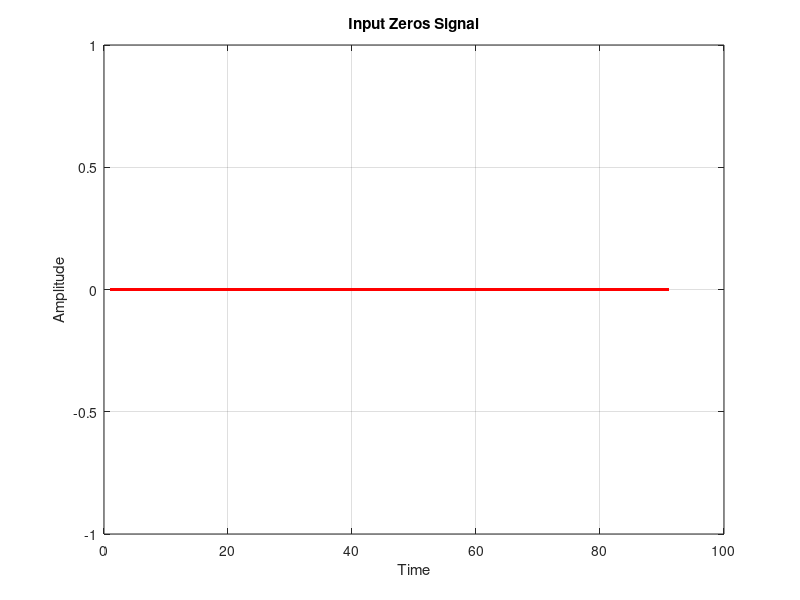
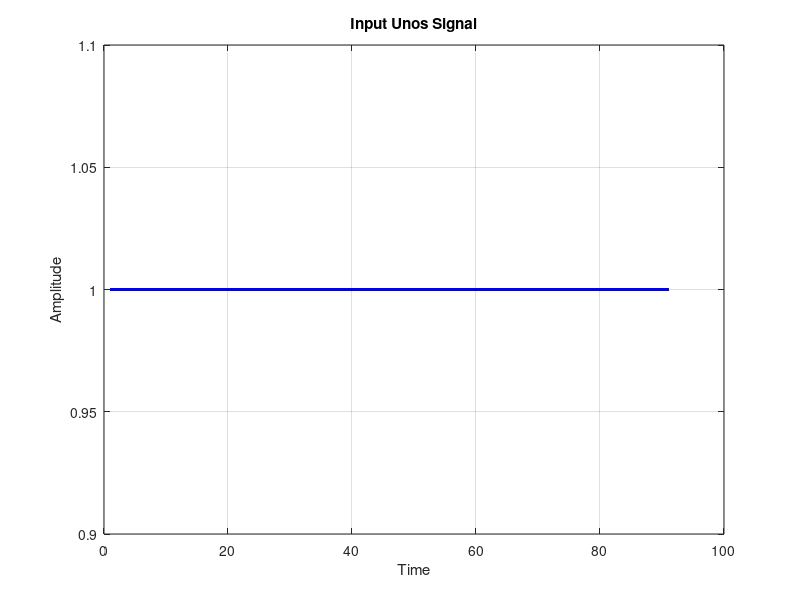
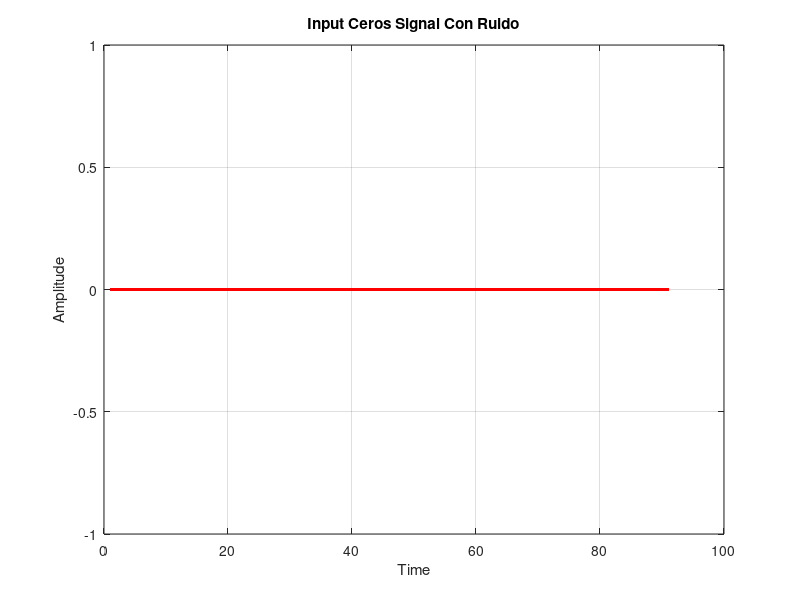
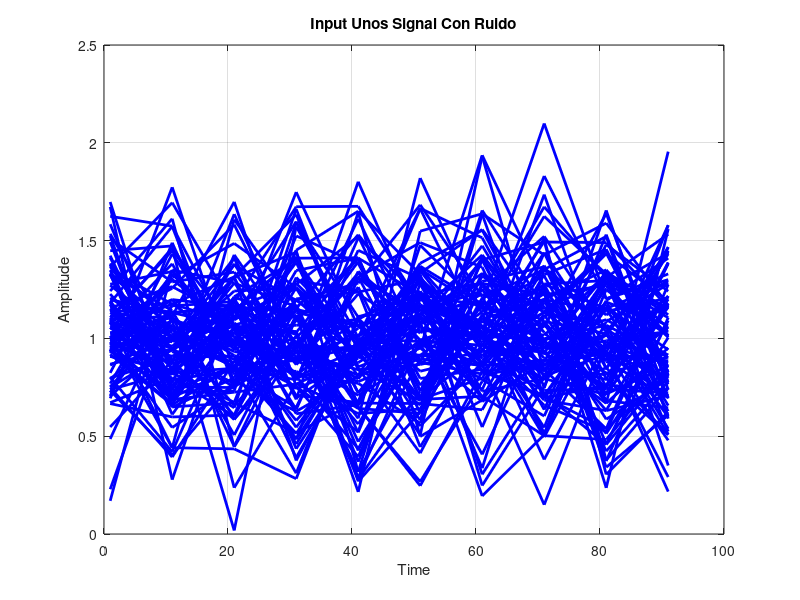

Source code (MATLAB) for these figures, in order: (Note: this script raises an error after producing the figures.)
%%Hecho por Alan Reyes 
%INEL5046 Machine Learning and Pattern Recognition
%Matlab HomeWork 1:
 
%**********************INSTRUCTIONS**********************%
%Generate 1000 samples of each bit 0 and 1. 
%Add Gaussian random noise using the Matlab function.  
%Use 50% of samples to determine a threshold value that can 
% be used as a classifier, to classify the bits with noise 
% in class 0 or 1.  Classify the rest of the samples.  
% (1) Draw a histogram for the training data and testing data. 
% (2) Compute the Expected value and average error of misclassification 
% of each class (for the 500 training samples, and the 500 testing samples).
%Send a report with the above results. 
%Also include the Matlab/Python code in the word document 
%and send me the word file or a pdf file.
%********************************************************%
 
%%Cerrar todas las applicaciones de MatLab
close all
clc
 
%%Se Crean dos datos
EntradasDeCeros = zeros(10,100); %Un arreglo 10*100 de mil ceros
EntradasDeUnos = ones(10,100); %Un arreglo 10*100 de mil unos
 
%%Calculo de ruido gausiano
snr=10;
t = 1:10:100;
EDC_nn = awgn(EntradasDeCeros, snr, 'measured'); %Entrada de Ceros Con Ruido
EDU_nn = awgn(EntradasDeUnos, snr, 'measured'); %Entrada de Unos Con Ruido
 
 
%*********************************
%**********Signals Plots**********
%*********************************
 
%%Grafica de Entradas de Ceros
figure('Name','Input Zeros Signal');
plot(t, EntradasDeCeros, 'r', 'Linewidth', 2);
xlabel('Time');
ylabel('Amplitude');
title('Input Zeros Signal');
grid on;
 
%%Grafica de Entradas de Unos
figure('Name','Input Unos Signal');
plot(t, EntradasDeUnos, 'b', 'Linewidth', 2);
xlabel('Time');
ylabel('Amplitude');
title('Input Unos Signal');
grid on;
 
%%Grafica de Entradas de Ceros con Ruido 
figure('Name','Input Ceros Signal Con Ruido');
plot(t, EDC_nn, 'r', 'Linewidth', 2);
xlabel('Time');
ylabel('Amplitude');
title('Input Ceros Signal Con Ruido');
grid on;
 
 
%%Grafica de Entradas de Unos con Ruido
figure('Name','Input Unos Signal Con Ruido');
plot(t, EDU_nn, 'b', 'Linewidth', 2);
xlabel('Time');
ylabel('Amplitude');
title('Input Unos Signal Con Ruido');
grid on;
 
 
%%Ahora procedemos a dividir los datos con ruido por la mitad
 
DataEntrenamiento1 = EDC_nn(1:5,1:50);
DataEntrenamiento2 = EDU_nn(1:5,1:50);
 
DataPrueba1 = EDC_nn(6:10,51:100);
DataPrueba2 = EDU_nn(6:10,51:100);
 
 
%%Calculamos el Valor Umbral
Promedio_1 = mean(DataEntrenamiento1);
Promedio_2 = mean(DataEntrenamiento2);
 
%%Se suman las medias
UmbralPrueba = (Promedio_1 + Promedio_2)/2;
 
%%Se usa la umbral para probar si el valor es mayor o menor 
ConteoDeCeros = 0;
ConteoDeUnos = 0;
 
 
for index = 1 : length(DataPrueba1)
    EsMenorQue = DataPrueba1(index) < UmbralPrueba(index);
    if(EsMenorQue == true)
        ConteoDeCeros = ConteoDeCeros + 1;
    end
end
 
ConteoDeCeros;
 
for index = 1 : length(DataPrueba1)
    EsMenorQue = DataPrueba1(index) < UmbralPrueba(index);
    if(EsMenorQue == true)
        ConteoDeUnos = ConteoDeUnos + 1;
    end
end
 
ConteoDeUnos;
 
%%Dibujando el histograma de la clase 
 
figure('Name', 'Histograma de la DataEntrenamiento1');
histogram(DataEntrenamiento1);
 
figure('Name', 'Histograma de la DataEntrenamiento2');
histogram(DataEntrenamiento2);
 
figure('Name', 'Histograma de la DataPrueba1');
histogram(DataPrueba1);
 
figure('Name', 'Histograma de la DataPrueba2');
histogram(DataPrueba2);
 
%%Buscando el valor esperado de las pruebas
ValorEsperado1 = mean(DataPrueba1)
ValorEsperado2 = mean(DataPrueba2)
 
%%Error de clasificacion
%no estoy muy seguro como calcular el mismo
 
 

